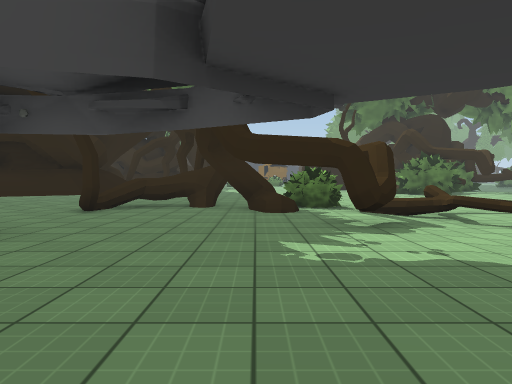
view 1 (above)

16 first-person views from a walk through a scene from a Unity 3-D project. The camera is 1.2 m above the floor, tilts 2° down and sees 70° across. The floor is counted in squares, 2 m on a side. Each view is taken from the middle of a square. On the plan, view 1 faces up. The plan holds only what a view shows up to about 10 squares ahead; the rest is blank. The place goes on beyond the plan. Some animated figures are left out. Some surface patterns are stand-ins.

view 2
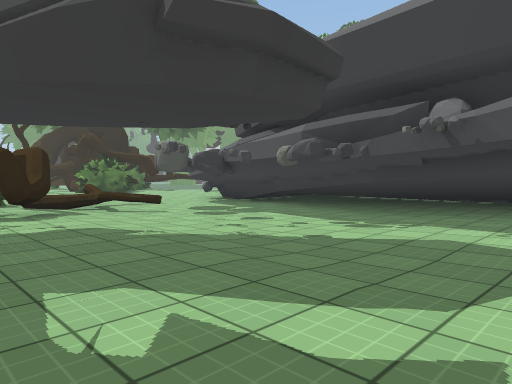

view 3
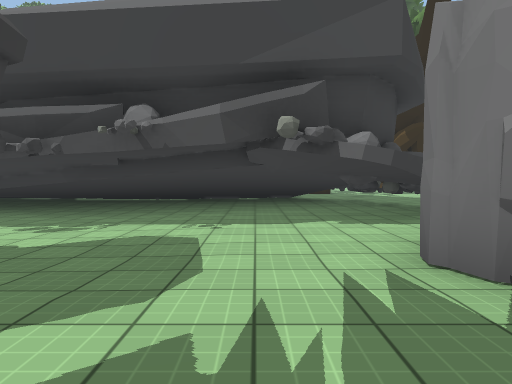

view 4
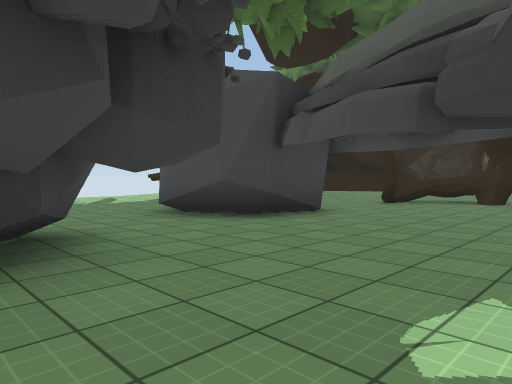

view 5
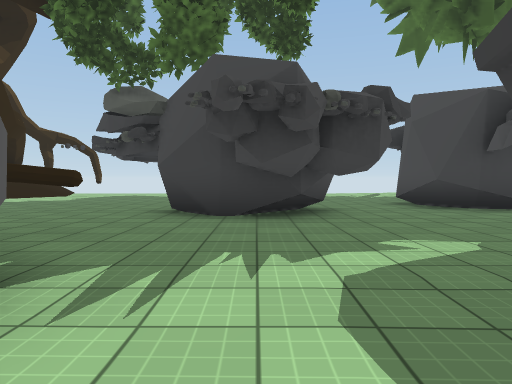

view 6
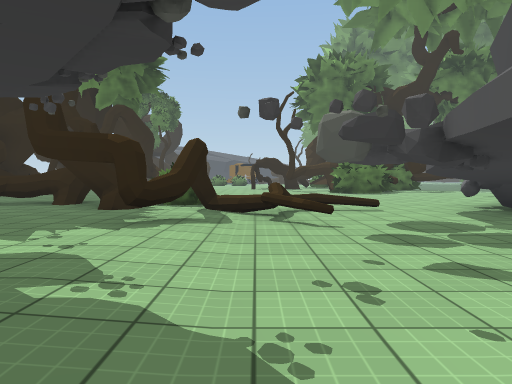

view 7
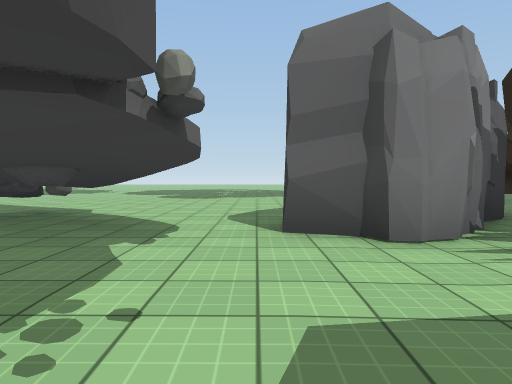

view 8
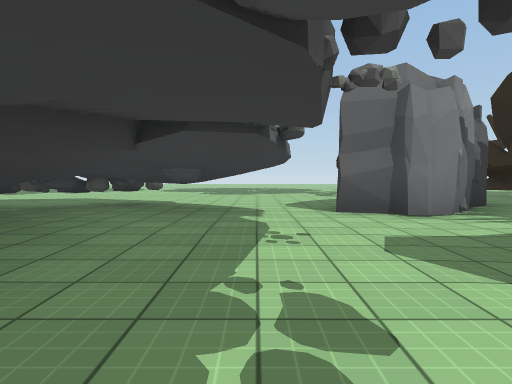

view 9
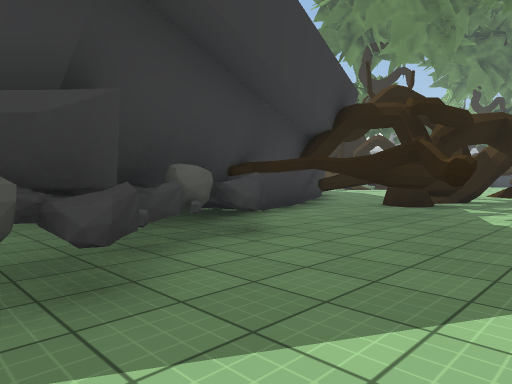

view 10
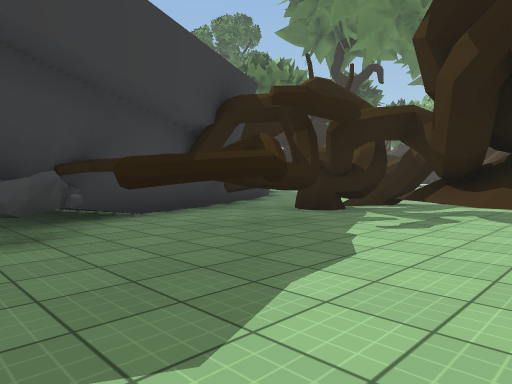

view 11
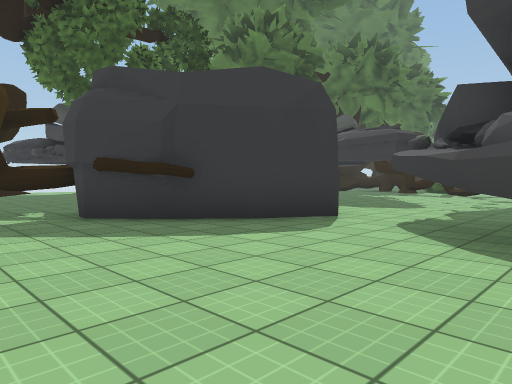

view 12
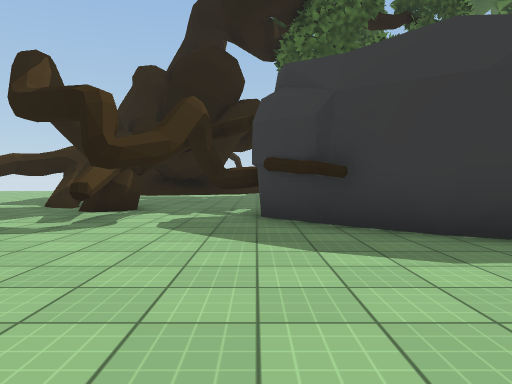

view 13
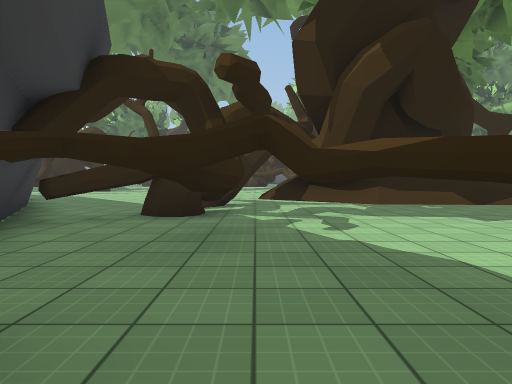

view 14
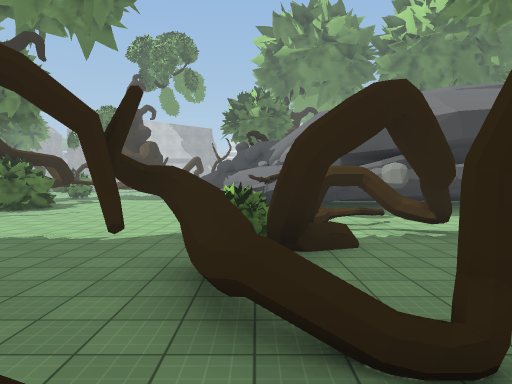

view 15
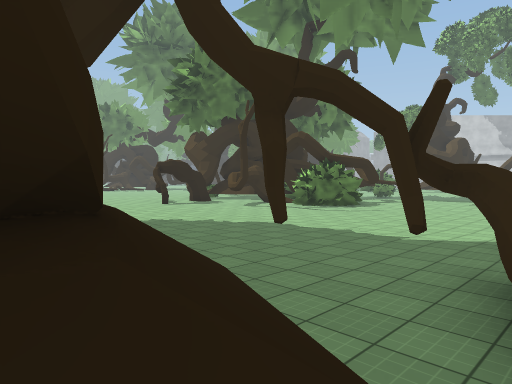

view 16
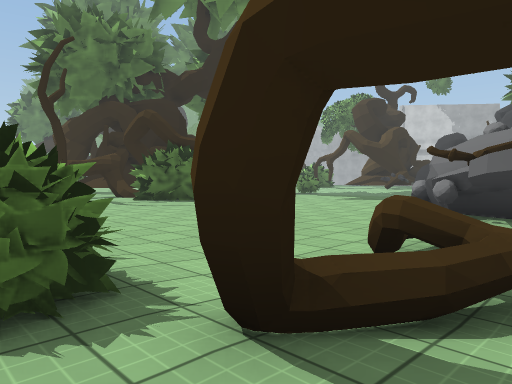

### Floor plan
Key: @ floor where view 1 was taken; # wall or solid block; x gap in a wall; . main floor; - floor 0.25 m lower than the main floor; / step, stairs or slope; = window, fence, low wall or low ledge; B bush; T thing the floor can be seen under or through; R rock.
Columns run from 9 left of view 1 to 19 right of it. Each row starts with its distance up from view 1.
 16         ...
 15         ...-  --
 14        ....-----
 13        ....-----
 12        .....---  -.
 11       .#....------..
 10     #/=.....------..
  9    ##/..# BB------#R
  8    ///=###BB-----RR
  7     ..#..#.x==-TTT
  6      ......#=#-TT
  5      .....##-TTT #
  4       #.....--R ##
  3  //   #.....--- ###
  2 ... ### ....--- ###
  1 ............----###
  0    ....R.@......###
 -1       ###.......###      # ..
 -2       ##R.......####  ####...
 -3       ##......TT TT####T.....
 -4     .....#.##.TRTTTR#..TT.
 -5    ......T###..TTTRR.TT.T##.
 -6    ......T #....RR...TT..###
 -7    ////..TT........##...##
 -8    /####.#..............#
 -9       ##.x.#............#

Where each view was taken, in squares from view 1:
view 1: 0 up, 0 right, facing up
view 2: 2 down, 0 right, facing up-right
view 3: 2 down, 0 right, facing right
view 4: 2 down, 1 right, facing up-left
view 5: 2 down, 4 right, facing left
view 6: 0 up, 3 right, facing up
view 7: 0 up, 4 right, facing down
view 8: 2 up, 5 right, facing down
view 9: 8 down, 7 right, facing up-right
view 10: 9 down, 9 right, facing up-right
view 11: 9 down, 7 right, facing up-left
view 12: 7 down, 7 right, facing left
view 13: 6 down, 9 right, facing right
view 14: 8 up, 5 left, facing right
view 15: 8 up, 5 left, facing up-right
view 16: 6 up, 1 right, facing up-right
